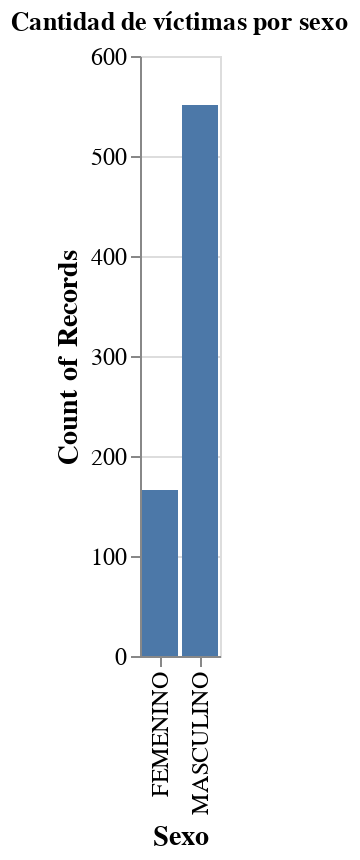
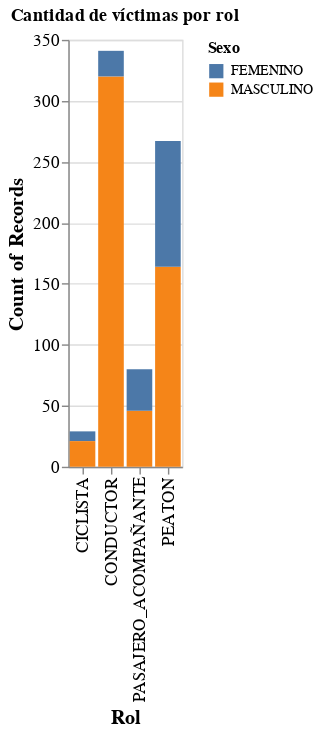
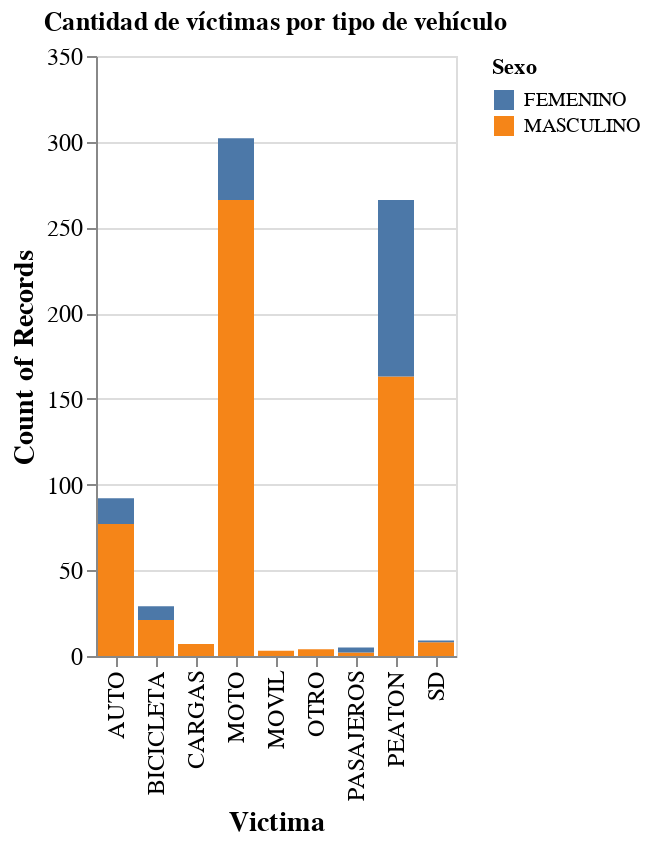

Notebook source saved alongside these figures, in order:
### Markdown cell above
Se intenta analizar la relación del sexo con las cantidades de accidente, los roles y el tipo de vehículo que ocupaba o si era peatón.

### Code cell
herramientas.resumen_victimas_sexo(df_homicidios)

### Figure 1 — Vega-Lite specification as saved in the notebook (floating-point values rounded to 4 significant figures; data arrays with more than 128 entries replaced by an {"elided": "..."} marker saying what was removed)
{"config": {"view": {"continuousWidth": 300, "continuousHeight": 300}, "axis": {"labelFontSize": 12, "titleFontSize": 14}}, "data": {"name": "data-37ea44b34a9cb09a43dddeb79e258194"}, "mark": {"type": "bar"}, "encoding": {"x": {"field": "Sexo", "type": "nominal"}, "y": {"aggregate": "count", "type": "quantitative"}}, "title": "Cantidad de víctimas por sexo", "$schema": "https://vega.github.io/schema/vega-lite/v5.16.3.json", "datasets": {"data-37ea44b34a9cb09a43dddeb79e258194": {"elided": "717 records"}}}

### Figure 2 — Vega-Lite specification as saved in the notebook (floating-point values rounded to 4 significant figures; data arrays with more than 128 entries replaced by an {"elided": "..."} marker saying what was removed)
{"config": {"view": {"continuousWidth": 300, "continuousHeight": 300}, "axis": {"labelFontSize": 12, "titleFontSize": 14}}, "data": {"name": "data-37ea44b34a9cb09a43dddeb79e258194"}, "mark": {"type": "bar"}, "encoding": {"color": {"field": "Sexo", "type": "nominal"}, "x": {"field": "Rol", "type": "nominal"}, "y": {"aggregate": "count", "type": "quantitative"}}, "title": "Cantidad de víctimas por rol", "$schema": "https://vega.github.io/schema/vega-lite/v5.16.3.json", "datasets": {"data-37ea44b34a9cb09a43dddeb79e258194": {"elided": "717 records"}}}

### Figure 3 — Vega-Lite specification as saved in the notebook (floating-point values rounded to 4 significant figures; data arrays with more than 128 entries replaced by an {"elided": "..."} marker saying what was removed)
{"config": {"view": {"continuousWidth": 300, "continuousHeight": 300}, "axis": {"labelFontSize": 12, "titleFontSize": 14}}, "data": {"name": "data-37ea44b34a9cb09a43dddeb79e258194"}, "mark": {"type": "bar"}, "encoding": {"color": {"field": "Sexo", "type": "nominal"}, "x": {"field": "Victima", "type": "nominal"}, "y": {"aggregate": "count", "type": "quantitative"}}, "title": "Cantidad de víctimas por tipo de vehículo", "$schema": "https://vega.github.io/schema/vega-lite/v5.16.3.json", "datasets": {"data-37ea44b34a9cb09a43dddeb79e258194": {"elided": "717 records"}}}
